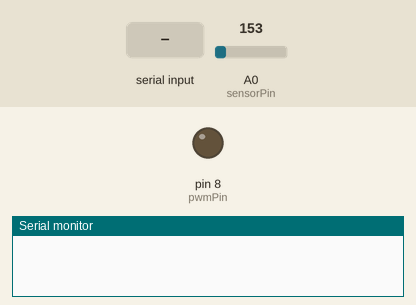
A sketch run on a simulated Arduino Uno, built with avr-gcc and run on an emulated ATmega328P. Parts: output pins drawn as LEDs (lit = HIGH), the last lines printed to the serial monitor. The inputs (shaded band) are chosen by the test bench; at power-on: A0 (sensorPin) = 153.

Above: at 1.2 s.
1.3 s: "30,150\n" received over Serial
At 3.9 s:
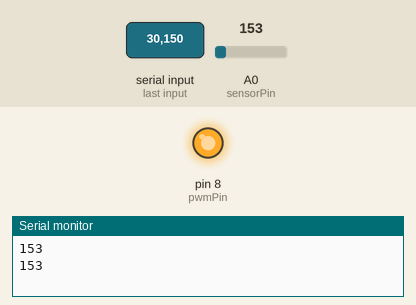
4.3 s: "200\n" received over Serial
At 7.7 s:
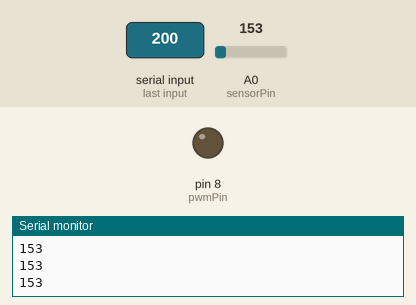
Timing chart, 0 to 9.2 s (numbered marks = the images above; inputs shaded):
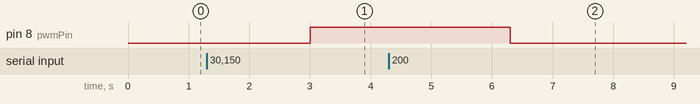

The sketch:

LCT_OnlyPython_FIXO.ino
```cpp
int pwmPin = 8;  // Pino PWM para o aquecedor
int sensorPin = A0;  // Pino analógico para o TMP36

void setup() {
  Serial.begin(9600);
  pinMode(pwmPin, OUTPUT);
}

void loop() {
  // Verificar se há dados na serial
  if (Serial.available() > 0) {
    int pwmValue = Serial.parseInt();  // Receber valor de PWM
    analogWrite(pwmPin, pwmValue);     // Aplicar PWM ao aquecedor

    // Ler o sensor de temperatura
    int sensorValue = analogRead(sensorPin);


    // Enviar a leitura de temperatura para o Python
    Serial.println(sensorValue);
  }

  delay(1000);  // 1 segundo entre leituras
}
```

Measured:
- after the input at 1.3 s, pin 8 (pwmPin): LOW → HIGH after 1.7 s
- after the input at 4.3 s, pin 8 (pwmPin): HIGH → LOW after 2.0 s instead of 0.70 s
